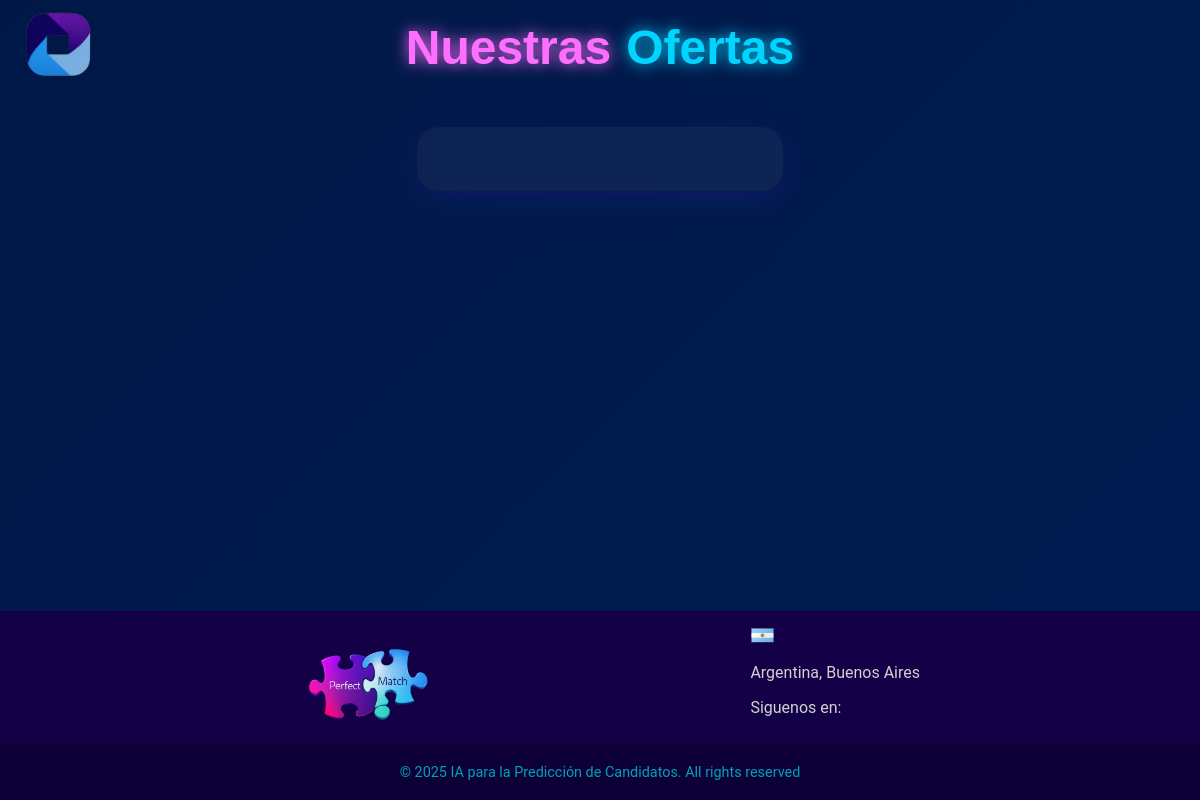
/portal_ofertas, run on an earlier commit of the app's database.
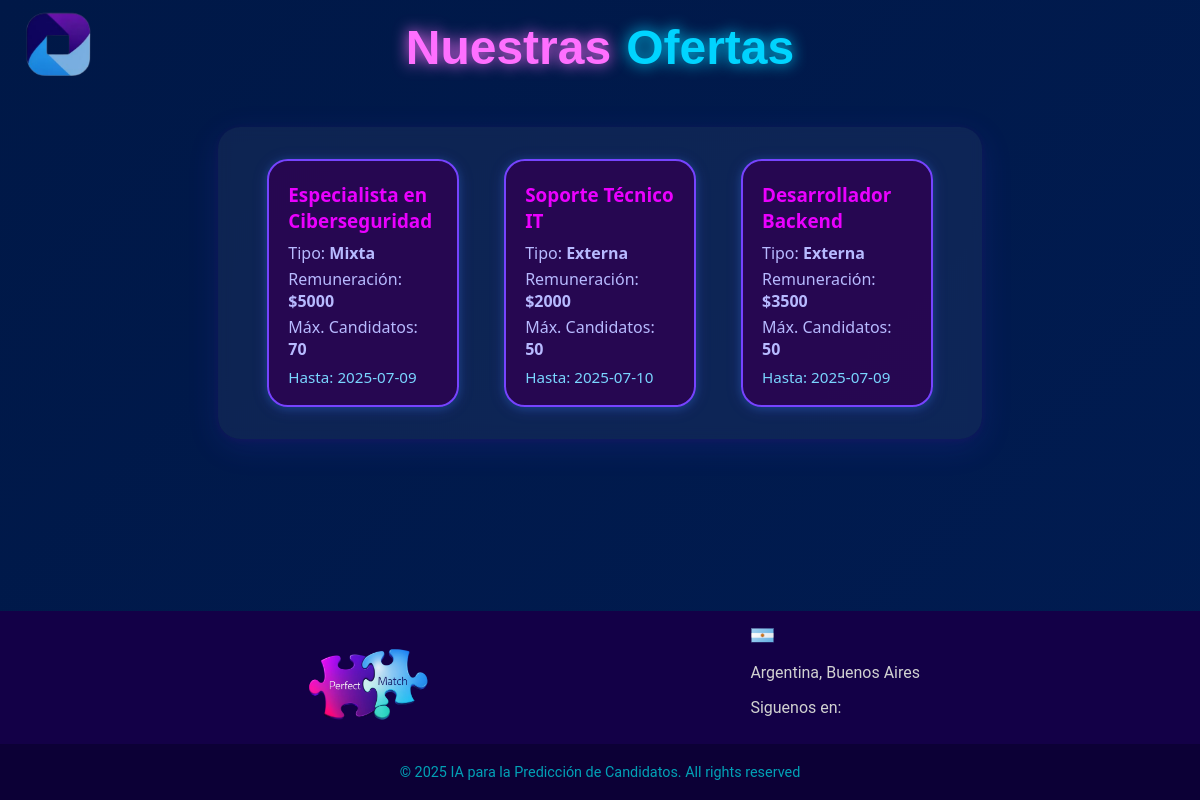
And on a later commit of the database.
### app.py (models this page shows)
class OfertaLaboral(db.Model):
    __tablename__ = "oferta_laboral"
    idOfer = db.Column(db.Integer, primary_key=True, autoincrement=True)
    nombre = db.Column(db.String(200), nullable=False, unique=True)
    fecha_cierre = db.Column(db.DateTime, nullable=False)
    max_candidatos = db.Column(db.Integer, nullable=False)
    cant_candidatos = db.Column(db.Integer, nullable=False, default=0)
    remuneracion = db.Column(db.String(50), nullable=False)
    beneficio = db.Column(db.String(200), nullable=True)
    descripcion = db.Column(db.String(200), nullable=True)
    estado = db.Column(db.String(50), nullable=False, default="Activa")
    modalidad = db.Column(db.String(20), nullable=False)
    usuario_responsable = db.Column(db.String(100), nullable=False)
    postulaciones = db.relationship("Postulacion", back_populates="oferta", cascade="all, delete-orphan", lazy=True)
    educaciones = db.relationship("OfertaEducacion", back_populates="oferta", cascade="all, delete-orphan", lazy=True)
    tecnologias = db.relationship("OfertaTecnologia", back_populates="oferta", cascade="all, delete-orphan", lazy=True)
    tecnologias2 = db.relationship("OfertaTecnologia2", back_populates="oferta", cascade="all, delete-orphan", lazy=True)
    habilidades = db.relationship("OfertaHabilidad", back_populates="oferta", cascade="all, delete-orphan", lazy=True)
    habilidades2 = db.relationship("OfertaHabilidad2", back_populates="oferta", cascade="all, delete-orphan", lazy=True)

### app.py (the view)
@app.route('/portal_ofertas')
def portal_ofertas():
    ofertas_activas = OfertaLaboral.query.filter_by(estado="Activa").all()
    return render_template('portal_ofertas.html', ofertas_activas=ofertas_activas)

### templates/portal_ofertas.html (shortened to what this page needs)
<!DOCTYPE html>
<html lang="es">
<head>
    <link rel="stylesheet" href="{{ url_for('static', filename='css/postulacion.css') }}">
    <link rel="stylesheet" href="{{ url_for('static', filename='css/footer.css') }}">
    <link rel="stylesheet" href="{{ url_for('static', filename='css/portal_ofertas.css') }}">
    <link rel="stylesheet" href="{{ url_for('static', filename='css/fragments/particles.css') }}">
    <link rel="stylesheet" href="{{ url_for('static', filename='css/fragments/titles.css') }}">
</head>
<body>
    {% include "fragments/particles.html" %}
    <header>
        <div>
            <img class="logo" src="{{ url_for('static', filename='images/logoApptitudAI.png') }}"
                alt="Logo de ApptitudAI">
        </div>
    </header>
    <main>
        <h1 style = "box-shadow: none !important;"><p class="title-perfect-violet">Nuestras</p><p class="title-match-blue">Ofertas</p></h1>
        <div class="ofertas-section">
            <div class="ofertas-grid" id="ofertas-activas-grid">
                {% for oferta in ofertas_activas %}
                <div class="oferta-card" data-oferta-id="{{ oferta.idOfer }}">
                    <div class="oferta-summary">
                        <h3>{{ oferta.nombre }}</h3>
                        <p>Tipo: <strong>{{ oferta.modalidad or 'Modalidad no especificada' }}</strong></p>
                        <p>Remuneración: <strong>{{ oferta.remuneracion or 'No especificada' }}</strong></p>
                        <p>Máx. Candidatos: <strong>{{ oferta.max_candidatos or 'No especificado' }}</strong></p>
                        <div class="oferta-fecha">Hasta: {{ oferta.fecha_cierre.strftime('%Y-%m-%d') if oferta.fecha_cierre else 'Sin fecha' }}</div>
                    </div>
                </div>
                {% endfor %}
            </div>
        </div>
    </main>
    {% include "layout/footer.html" %}
</body>
</html>

What changed in the data, as far as the page shows it:
added OfertaLaboral: nombre "Especialista en Ciberseguridad", modalidad "Mixta", remuneracion "$5000", max_candidatos "70", fecha_cierre "2025-07-09"
now on this page (row edited): OfertaLaboral: nombre "Soporte Técnico IT", modalidad "Externa", remuneracion "$2000", max_candidatos "50", fecha_cierre "2025-07-10"
now on this page (row edited): OfertaLaboral: nombre "Desarrollador Backend", modalidad "Externa", remuneracion "$3500", max_candidatos "50", fecha_cierre "2025-07-09"
